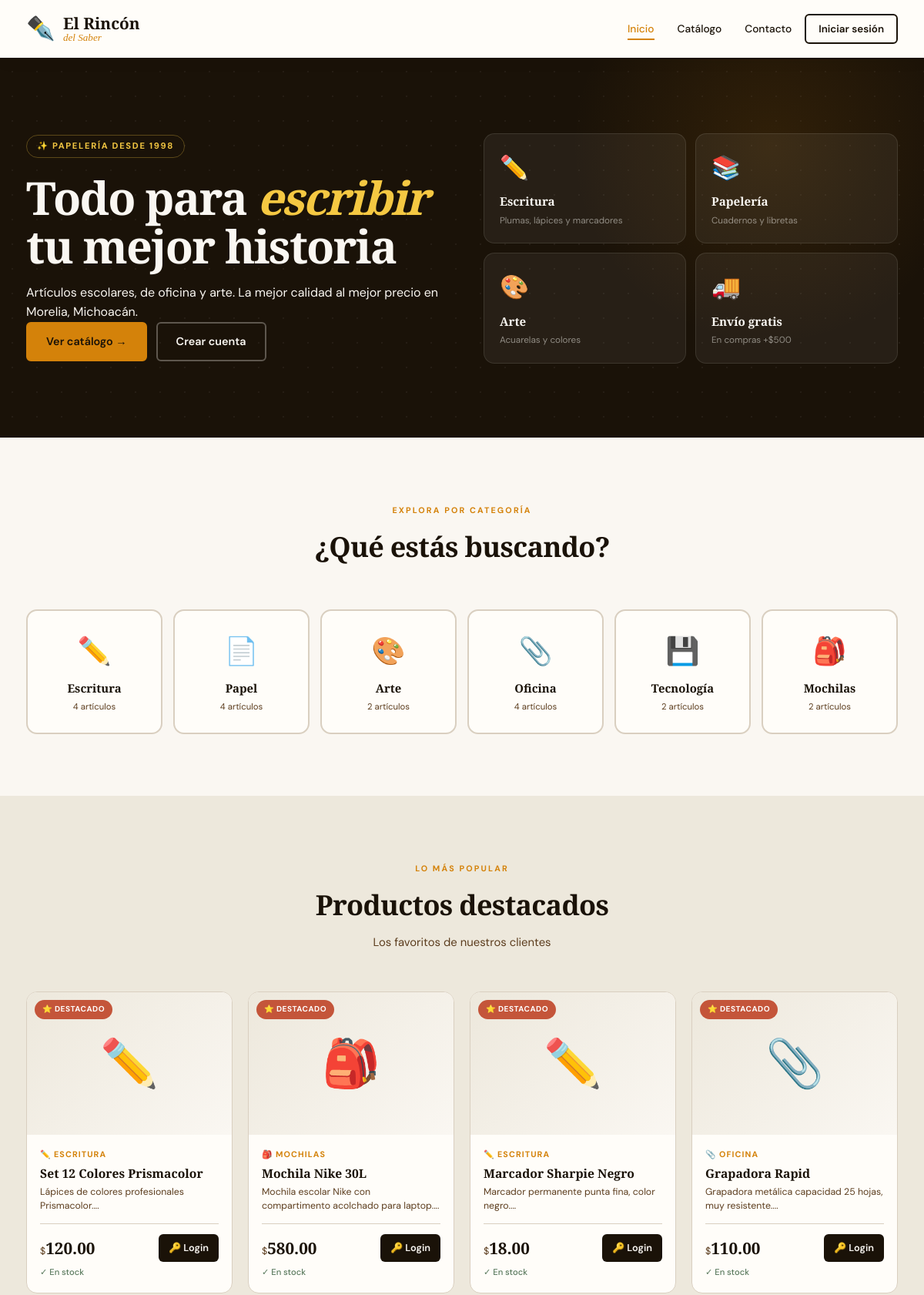
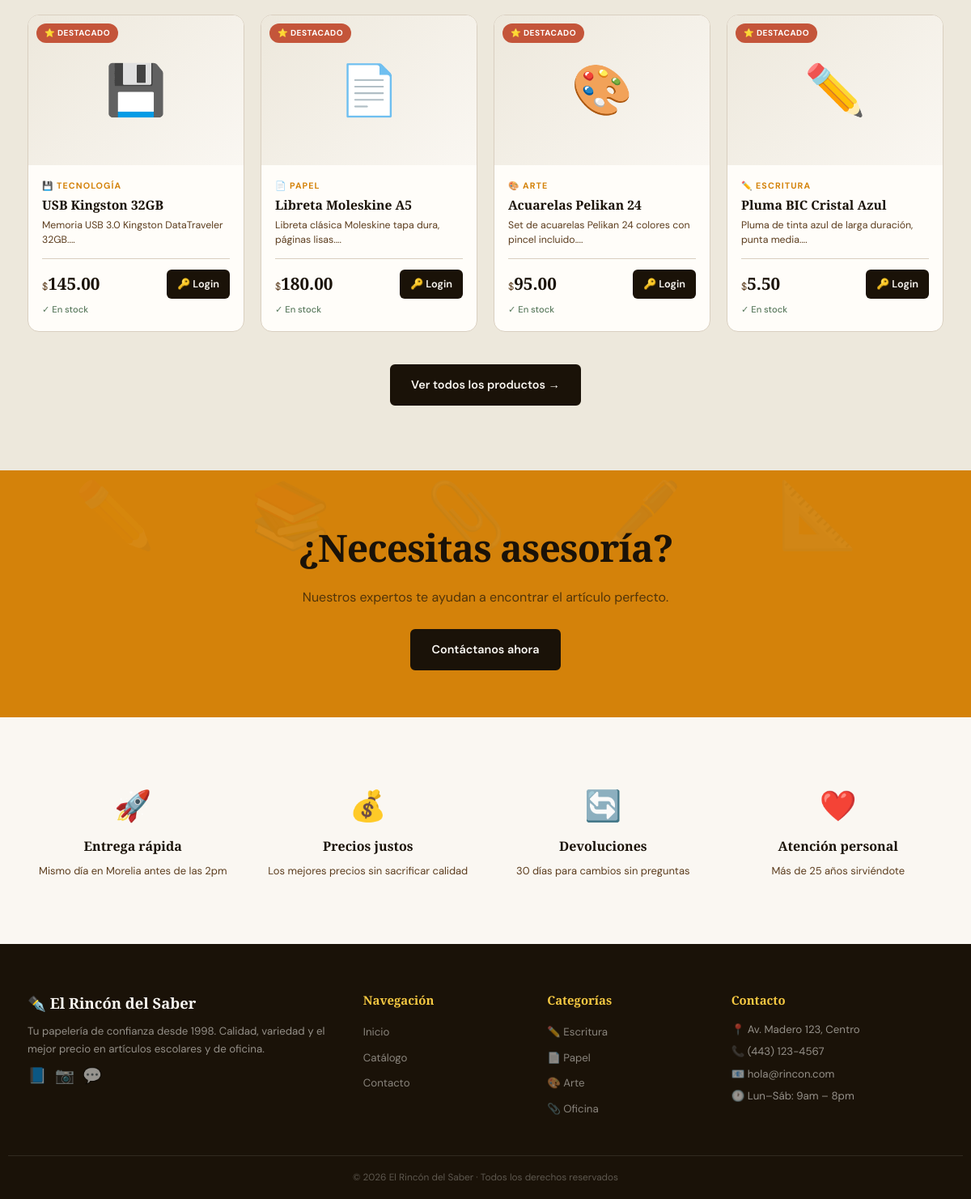
The page / on the database its author committed (2 pictures, top to bottom).
### tables this page shows
CREATE TABLE IF NOT EXISTS categorias (
    id          INT AUTO_INCREMENT PRIMARY KEY,
    nombre      VARCHAR(100) NOT NULL,
    icono       VARCHAR(10)  DEFAULT '📦',
    created_at  TIMESTAMP DEFAULT CURRENT_TIMESTAMP
);

CREATE TABLE IF NOT EXISTS productos (
    id          INT AUTO_INCREMENT PRIMARY KEY,
    nombre      VARCHAR(150) NOT NULL,
    descripcion TEXT,
    precio      DECIMAL(10,2) NOT NULL,
    stock       INT DEFAULT 0,
    categoria_id INT,
    destacado   TINYINT(1) DEFAULT 0,
    created_at  TIMESTAMP DEFAULT CURRENT_TIMESTAMP,
    FOREIGN KEY (categoria_id) REFERENCES categorias(id) ON DELETE SET NULL
);

### includes/config.php (called while the page is built, shortened)
<?php
function db(): mysqli {
    static $conn = null;
    if ($conn === null) {
        $conn = new mysqli(DB_HOST, DB_USER, DB_PASS, DB_NAME);
        $conn->set_charset('utf8mb4');
    }
    return $conn;
}
function isLogged(): bool  { return isset($_SESSION['usuario_id']); }
function h(string $s): string { return htmlspecialchars($s, ENT_QUOTES, 'UTF-8'); }
function basePath(): string {
    return BASE_URL;
}

### index.php (the view, shortened to what this page needs)
<?php
require_once 'includes/config.php';
$cats = db()->query("SELECT c.*, COUNT(p.id) AS total FROM categorias c LEFT JOIN productos p ON p.categoria_id=c.id GROUP BY c.id LIMIT 6");
$dest = db()->query("SELECT p.*, c.nombre AS cat_n, c.icono AS cat_ico FROM productos p LEFT JOIN categorias c ON c.id=p.categoria_id WHERE p.destacado=1 ORDER BY RAND() LIMIT 8");
include 'includes/header.php';
?>
<section class="hero">
  <div class="hero-dots"></div><div class="hero-glow"></div>
  <div class="container hero-inner">
    <div class="fade-in">
      <span class="hero-badge">✨ Papelería desde 1998</span>
      <h1>Todo para <em>escribir</em><br>tu mejor historia</h1>
      <p>Artículos escolares, de oficina y arte. La mejor calidad al mejor precio en Morelia, Michoacán.</p>
      <div class="hero-btns">
        <a href="pages/catalogo.php" class="btn btn-amber">Ver catálogo →</a>
        <?php if (!isLogged()): ?>
          <a href="register.php" class="btn btn-ghost">Crear cuenta</a>
        <?php else: ?>
          <a href="pages/carrito.php" class="btn btn-ghost">Mi carrito 🛒</a>
        <?php endif; ?>
      </div>
    </div>
    <div class="hero-cards fade-in d2">
      <div class="hero-card"><div class="hero-card-icon">✏️</div><h3>Escritura</h3><p>Plumas, lápices y marcadores</p></div>
      <div class="hero-card"><div class="hero-card-icon">📚</div><h3>Papelería</h3><p>Cuadernos y libretas</p></div>
      <div class="hero-card"><div class="hero-card-icon">🎨</div><h3>Arte</h3><p>Acuarelas y colores</p></div>
      <div class="hero-card"><div class="hero-card-icon">🚚</div><h3>Envío gratis</h3><p>En compras +$500</p></div>
    </div>
  </div>
</section>
<section class="section">
  <div class="container">
    <div class="section-head">
      <span class="section-label">Explora por categoría</span>
      <h2 class="section-title">¿Qué estás buscando?</h2>
    </div>
    <div class="cat-grid">
      <?php while ($c = $cats->fetch_assoc()): ?>
      <a href="pages/catalogo.php?cat=<?= $c['id'] ?>" class="cat-card fade-in">
        <div class="cat-icon"><?= $c['icono'] ?></div>
        <div class="cat-name"><?= h($c['nombre']) ?></div>
        <div class="cat-count"><?= $c['total'] ?> artículos</div>
      </a>
      <?php endwhile; ?>
    </div>
  </div>
</section>
<section class="section section-paper">
  <div class="container">
    <div class="section-head">
      <span class="section-label">Lo más popular</span>
      <h2 class="section-title">Productos destacados</h2>
      <p class="section-sub">Los favoritos de nuestros clientes</p>
    </div>
    <div class="prod-grid">
      <?php while ($p = $dest->fetch_assoc()): ?>
      <div class="prod-card fade-in">
        <div class="prod-img">
          <span><?= $p['cat_ico'] ?? '📦' ?></span>
          <span class="badge badge-star">⭐ Destacado</span>
        </div>
        <div class="prod-body">
          <div class="prod-cat"><?= h($p['cat_ico'].' '.$p['cat_n']) ?></div>
          <h3 class="prod-name"><?= h($p['nombre']) ?></h3>
          <p class="prod-desc"><?= h(mb_substr($p['descripcion'],0,80)) ?>...</p>
          <div class="prod-footer">
            <div class="prod-price"><small>$</small><?= number_format($p['precio'],2) ?></div>
            <?php if (isLogged()): ?>
              <button class="btn-add" onclick="addToCart(<?= $p['id'] ?>,'<?= addslashes($p['nombre']) ?>',<?= $p['precio'] ?>,'<?= addslashes($p['cat_n']) ?>')">+ Agregar</button>
            <?php else: ?>
              <a href="login.php" class="btn-add" style="text-decoration:none;display:inline-flex">🔑 Login</a>
            <?php endif; ?>
          </div>
          <div class="<?= $p['stock']<10?'stock-low':'stock-ok' ?>">
            <?= $p['stock']===0?'❌ Sin stock':($p['stock']<10?'⚠️ Últimas '.$p['stock'].' uds':'✓ En stock') ?>
          </div>
        </div>
      </div>
      <?php endwhile; ?>
    </div>
    <div style="text-align:center;margin-top:40px">
      <a href="pages/catalogo.php" class="btn btn-dark">Ver todos los productos →</a>
    </div>
  </div>
</section>
<section class="banner">
  <div class="container">
    <h2>¿Necesitas asesoría?</h2>
    <p>Nuestros expertos te ayudan a encontrar el artículo perfecto.</p>
    <a href="pages/contacto.php" class="btn btn-dark">Contáctanos ahora</a>
  </div>
</section>
<section class="section">
  <div class="container">
    <div style="display:grid;grid-template-columns:repeat(auto-fit,minmax(200px,1fr));gap:30px;text-align:center">
      <?php foreach([['🚀','Entrega rápida','Mismo día en Morelia antes de las 2pm'],['💰','Precios justos','Los mejores precios sin sacrificar calidad'],['🔄','Devoluciones','30 días para cambios sin preguntas'],['❤️','Atención personal','Más de 25 años sirviéndote']] as $i=>$v): ?>
      <div class="fade-in d<?= $i ?>">
        <div style="font-size:2.3rem;margin-bottom:9px"><?= $v[0] ?></div>
        <h4 style="font-family:var(--fd);font-size:1rem;font-weight:700;margin-bottom:6px"><?= $v[1] ?></h4>
        <p style="font-size:.81rem;color:var(--brown);line-height:1.6"><?= $v[2] ?></p>
      </div>
      <?php endforeach; ?>
    </div>
  </div>
</section>
<?php include 'includes/footer.php'; ?>

### includes/header.php (shortened to what this page needs)
<?php
$base  = basePath();
$self  = basename($_SERVER['PHP_SELF']);
$inAdmin = strpos($_SERVER['PHP_SELF'], '/admin/')  !== false;
?>
<!DOCTYPE html>
<html lang="es">
<head>
<link rel="stylesheet" href="<?= $base ?>css/style.css">
</head>
<body>
<header class="header">
  <div class="header-inner container">
    <a href="<?= $base ?>index.php" class="logo">
      <span class="logo-icon">✒️</span>
      <div>
        <div class="logo-main">El Rincón</div>
        <div class="logo-sub">del Saber</div>
      </div>
    </a>
    <nav class="nav">
      <a href="<?= $base ?>index.php"           class="<?= $self==='index.php'&&!$inAdmin?'active':'' ?>">Inicio</a>
      <a href="<?= $base ?>pages/catalogo.php"  class="<?= $self==='catalogo.php'?'active':'' ?>">Catálogo</a>
      <a href="<?= $base ?>pages/contacto.php"  class="<?= $self==='contacto.php'?'active':'' ?>">Contacto</a>
      <?php if (isLogged()): ?>
        <a href="<?= $base ?>pages/carrito.php" class="cart-btn <?= $self==='carrito.php'?'active':'' ?>">
          🛒 <span id="cart-count">0</span>
        </a>
        <div class="user-menu">
          <button class="user-btn" onclick="toggleUserMenu()">
            👤 <?= h(explode(' ', userName())[0]) ?> ▾
          </button>
          <div class="user-drop" id="userDrop">
            <?php if (isAdmin()): ?>
              <a href="<?= $base ?>admin/index.php">⚙️ Administración</a>
            <?php endif; ?>
            <a href="<?= $base ?>pages/perfil.php">👤 Mi perfil</a>
            <a href="<?= $base ?>pages/perfil.php">👤 Mi perfil</a>
      <a href="<?= $base ?>pages/mis-pedidos.php">📦 Mis pedidos</a>
            <hr style="margin:4px 0;border-color:var(--border)">
            <a href="<?= $base ?>logout.php" style="color:var(--terra)">🚪 Cerrar sesión</a>
          </div>
        </div>
      <?php else: ?>
        <a href="<?= $base ?>login.php" class="btn-nav-login <?= $self==='login.php'?'active':'' ?>">Iniciar sesión</a>
      <?php endif; ?>
    </nav>
  </div>
</header>

### includes/footer.php (shortened to what this page needs)
<footer class="footer">
  <div class="container footer-g">
    <div class="f-brand">
      <div class="f-logo">✒️ El Rincón del Saber</div>
      <p>Tu papelería de confianza desde 1998. Calidad, variedad y el mejor precio en artículos escolares y de oficina.</p>
      <div class="f-social"><span>📘</span><span>📷</span><span>💬</span></div>
    </div>
    <div><h4>Navegación</h4><ul>
      <li><a href="<?= $base ?>index.php">Inicio</a></li>
      <li><a href="<?= $base ?>pages/catalogo.php">Catálogo</a></li>
      <li><a href="<?= $base ?>pages/contacto.php">Contacto</a></li>
    </ul></div>
    <div><h4>Categorías</h4><ul>
      <li><a href="<?= $base ?>pages/catalogo.php?cat=1">✏️ Escritura</a></li>
      <li><a href="<?= $base ?>pages/catalogo.php?cat=2">📄 Papel</a></li>
      <li><a href="<?= $base ?>pages/catalogo.php?cat=3">🎨 Arte</a></li>
      <li><a href="<?= $base ?>pages/catalogo.php?cat=4">📎 Oficina</a></li>
    </ul></div>
    <div><h4>Contacto</h4>
      <p>📍 Av. Madero 123, Centro</p>
      <p>📞 (443) 123-4567</p>
      <p>📧 hola@rincon.com</p>
      <p>🕐 Lun–Sáb: 9am – 8pm</p>
    </div>
  </div>
  <div class="footer-bot">© <?= date('Y') ?> El Rincón del Saber · Todos los derechos reservados</div>
</footer>
</body>
</html>

### rows shown on the page
categorias: icono "✏️", nombre "Escritura", total "4"
categorias: icono "📄", nombre "Papel", total "4"
categorias: icono "🎨", nombre "Arte", total "2"
categorias: icono "📎", nombre "Oficina", total "4"
categorias: icono "💾", nombre "Tecnología", total "2"
categorias: icono "🎒", nombre "Mochilas", total "2"
productos: categoria.icono "✏️", categoria.nombre "✏️ ESCRITURA", nombre "Set 12 Colores Prismacolor", descripcion "Lápices de colores profesionales Prismacolor.", precio "120.00", stock "✓ En stock"
productos: categoria.icono "🎒", categoria.nombre "🎒 MOCHILAS", nombre "Mochila Nike 30L", descripcion "Mochila escolar Nike con compartimento acolchado para laptop.", precio "580.00", stock "✓ En stock"
productos: categoria.icono "✏️", categoria.nombre "✏️ ESCRITURA", nombre "Marcador Sharpie Negro", descripcion "Marcador permanente punta fina, color negro.", precio "18.00", stock "✓ En stock"
productos: categoria.icono "📎", categoria.nombre "📎 OFICINA", nombre "Grapadora Rapid", descripcion "Grapadora metálica capacidad 25 hojas, muy resistente.", precio "110.00", stock "✓ En stock"
productos: categoria.icono "💾", categoria.nombre "💾 TECNOLOGÍA", nombre "USB Kingston 32GB", descripcion "Memoria USB 3.0 Kingston DataTraveler 32GB.", precio "145.00", stock "✓ En stock"
productos: categoria.icono "📄", categoria.nombre "📄 PAPEL", nombre "Libreta Moleskine A5", descripcion "Libreta clásica Moleskine tapa dura, páginas lisas.", precio "180.00", stock "✓ En stock"
productos: categoria.icono "🎨", categoria.nombre "🎨 ARTE", nombre "Acuarelas Pelikan 24", descripcion "Set de acuarelas Pelikan 24 colores con pincel incluido.", precio "95.00", stock "✓ En stock"
productos: categoria.icono "✏️", categoria.nombre "✏️ ESCRITURA", nombre "Pluma BIC Cristal Azul", descripcion "Pluma de tinta azul de larga duración, punta media.", precio "5.50", stock "✓ En stock"

### other values the page prints
$v[0] "🚀"
$v[1] "Entrega rápida"
$v[2] "Mismo día en Morelia antes de las 2pm"
$v[0] "💰"
$v[1] "Precios justos"
$v[2] "Los mejores precios sin sacrificar calidad"
$v[0] "🔄"
$v[1] "Devoluciones"
$v[2] "30 días para cambios sin preguntas"
$v[0] "❤️"
$v[1] "Atención personal"
$v[2] "Más de 25 años sirviéndote"
